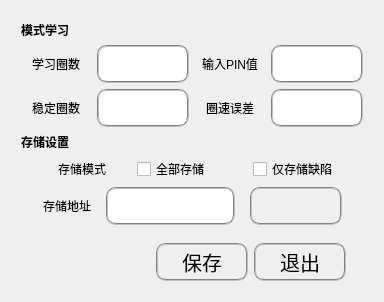
  <widget class="QWidget" name="generalTab">
   <property name="styleSheet">
    <string notr="true"/>
   </property>
   <attribute name="icon">
    <iconset>
     <normaloff>../icon/general_icon.png</normaloff>../icon/general_icon.png</iconset>
   </attribute>
   <attribute name="title">
    <string>常规设置</string>
   </attribute>
   <layout class="QGridLayout" name="gridLayout_4">
    <item row="0" column="0">
     <layout class="QVBoxLayout" name="verticalLayout_4" stretch="2,2,2,2,2,2,3">
      <property name="leftMargin">
       <number>10</number>
      </property>
      <property name="topMargin">
       <number>10</number>
      </property>
      <property name="rightMargin">
       <number>10</number>
      </property>
      <property name="bottomMargin">
       <number>10</number>
      </property>
      <item>
       <widget class="QLabel" name="label_22">
        <property name="styleSheet">
         <string notr="true">font: bold;</string>
        </property>
        <property name="text">
         <string>模式学习</string>
        </property>
       </widget>
      </item>
      <item>
       <layout class="QHBoxLayout" name="horizontalLayout_19" stretch="1,1,1,1">
        <item>
         <widget class="QLabel" name="label_28">
          <property name="text">
           <string>学习圈数</string>
          </property>
          <property name="alignment">
           <set>Qt::AlignCenter</set>
          </property>
         </widget>
        </item>
        <item>
         <widget class="QLineEdit" name="lrRevLine">
          <property name="styleSheet">
           <string notr="true">font-size: 20px;height: 30px;width: 80px; border:2px groove gray;border-radius:10px;padding:2px 4px; background-color:rgb(255,255,255)</string>
          </property>
         </widget>
        </item>
        <item>
         <widget class="QLabel" name="label_25">
          <property name="text">
           <string>输入PIN值</string>
          </property>
          <property name="alignment">
           <set>Qt::AlignCenter</set>
          </property>
         </widget>
        </item>
        <item>
         <widget class="QLineEdit" name="pinLine">
          <property name="styleSheet">
           <string notr="true">font-size: 20px;height: 30px;width: 80px; border:2px groove gray;border-radius:10px;padding:2px 4px; background-color:rgb(255,255,255)</string>
          </property>
         </widget>
        </item>
       </layout>
      </item>
      <item>
       <layout class="QHBoxLayout" name="horizontalLayout_20" stretch="1,1,1,1">
        <item>
         <widget class="QLabel" name="label_26">
          <property name="text">
           <string>稳定圈数</string>
          </property>
          <property name="alignment">
           <set>Qt::AlignCenter</set>
          </property>
         </widget>
        </item>
        <item>
         <widget class="QLineEdit" name="revNumLine">
          <property name="styleSheet">
           <string notr="true">font-size: 20px;height: 30px;width: 80px; border:2px groove gray;border-radius:10px;padding:2px 4px; background-color:rgb(255,255,255)</string>
          </property>
         </widget>
        </item>
        <item>
         <widget class="QLabel" name="label_27">
          <property name="text">
           <string>圈速误差</string>
          </property>
          <property name="alignment">
           <set>Qt::AlignCenter</set>
          </property>
         </widget>
        </item>
        <item>
         <widget class="QLineEdit" name="revOffsetLine">
          <property name="styleSheet">
           <string notr="true">font-size: 20px;height: 30px;width: 80px; border:2px groove gray;border-radius:10px;padding:2px 4px; background-color:rgb(255,255,255)</string>
          </property>
         </widget>
        </item>
       </layout>
      </item>
      <item>
       <widget class="QLabel" name="label_19">
        <property name="styleSheet">
         <string notr="true">font: bold;</string>
        </property>
        <property name="text">
         <string>存储设置</string>
        </property>
       </widget>
      </item>
      <item>
       <layout class="QHBoxLayout" name="horizontalLayout_16" stretch="1,2,3,3">
        <item>
         <spacer name="horizontalSpacer_13">
          <property name="orientation">
           <enum>Qt::Horizontal</enum>
          </property>
          <property name="sizeHint" stdset="0">
           <size>
            <width>40</width>
            <height>20</height>
           </size>
          </property>
         </spacer>
        </item>
        <item>
         <widget class="QLabel" name="label_20">
          <property name="text">
           <string>存储模式</string>
          </property>
         </widget>
        </item>
        <item>
         <widget class="QCheckBox" name="btnSaveAll">
          <property name="text">
           <string>全部存储</string>
          </property>
          <property name="autoExclusive">
           <bool>false</bool>
          </property>
         </widget>
        </item>
        <item>
         <widget class="QCheckBox" name="btnSaveDef">
          <property name="text">
           <string>仅存储缺陷</string>
          </property>
          <property name="autoExclusive">
           <bool>false</bool>
          </property>
         </widget>
        </item>
       </layout>
      </item>
      <item>
       <layout class="QHBoxLayout" name="horizontalLayout_17" stretch="1,2,6,1,1">
        <property name="spacing">
         <number>15</number>
        </property>
        <item>
         <spacer name="horizontalSpacer_33">
          <property name="orientation">
           <enum>Qt::Horizontal</enum>
          </property>
          <property name="sizeHint" stdset="0">
           <size>
            <width>40</width>
            <height>20</height>
           </size>
          </property>
         </spacer>
        </item>
        <item>
         <widget class="QLabel" name="label_21">
          <property name="text">
           <string>存储地址</string>
          </property>
         </widget>
        </item>
        <item>
         <widget class="QLineEdit" name="lnSaveDir">
          <property name="styleSheet">
           <string notr="true">font-size: 20px;height: 30px;width: 80px; border:2px groove gray;border-radius:10px;padding:2px 4px; background-color:rgb(255,255,255)</string>
          </property>
         </widget>
        </item>
        <item>
         <widget class="PushButton" name="fileBtn">
          <property name="styleSheet">
           <string notr="true">font-size: 20px;height: 30px;width: 80px; border:2px groove gray;border-radius:10px;padding:2px 4px;</string>
          </property>
          <property name="text">
           <string/>
          </property>
          <property name="icon">
           <iconset>
            <normaloff>../icon/folder_icon.png</normaloff>../icon/folder_icon.png</iconset>
          </property>
          <property name="iconSize">
           <size>
            <width>23</width>
            <height>23</height>
           </size>
          </property>
         </widget>
        </item>
        <item>
         <spacer name="horizontalSpacer_32">
          <property name="orientation">
           <enum>Qt::Horizontal</enum>
          </property>
          <property name="sizeHint" stdset="0">
           <size>
            <width>40</width>
            <height>20</height>
           </size>
          </property>
         </spacer>
        </item>
       </layout>
      </item>
      <item>
       <layout class="QHBoxLayout" name="horizontalLayout_18" stretch="8,2,1,1">
        <property name="topMargin">
         <number>12</number>
        </property>
        <item>
         <spacer name="horizontalSpacer_34">
          <property name="orientation">
           <enum>Qt::Horizontal</enum>
          </property>
          <property name="sizeHint" stdset="0">
           <size>
            <width>40</width>
            <height>20</height>
           </size>
          </property>
         </spacer>
        </item>
        <item>
         <widget class="PushButton" name="btnGeneralSave">
          <property name="styleSheet">
           <string notr="true">font-size: 20px;height: 30px;width: 80px; border:2px groove gray;border-radius:10px;padding:2px 4px;</string>
          </property>
          <property name="text">
           <string>保存</string>
          </property>
          <property name="icon">
           <iconset>
            <normaloff>../icon/save.png</normaloff>../icon/save.png</iconset>
          </property>
          <property name="iconSize">
           <size>
            <width>20</width>
            <height>20</height>
           </size>
          </property>
         </widget>
        </item>
        <item>
         <widget class="PushButton" name="btnGeneralExit">
          <property name="styleSheet">
           <string notr="true">font-size: 20px;height: 30px;width: 80px; border:2px groove gray;border-radius:10px;padding:2px 4px;</string>
          </property>
          <property name="text">
           <string>退出</string>
          </property>
          <property name="icon">
           <iconset>
            <normaloff>../icon/exit_icon.png</normaloff>../icon/exit_icon.png</iconset>
          </property>
          <property name="iconSize">
           <size>
            <width>22</width>
            <height>22</height>
           </size>
          </property>
         </widget>
        </item>
        <item>
         <spacer name="horizontalSpacer_35">
          <property name="orientation">
           <enum>Qt::Horizontal</enum>
          </property>
          <property name="sizeHint" stdset="0">
           <size>
            <width>40</width>
            <height>20</height>
           </size>
          </property>
         </spacer>
        </item>
       </layout>
      </item>
     </layout>
    </item>
   </layout>
  </widget>
